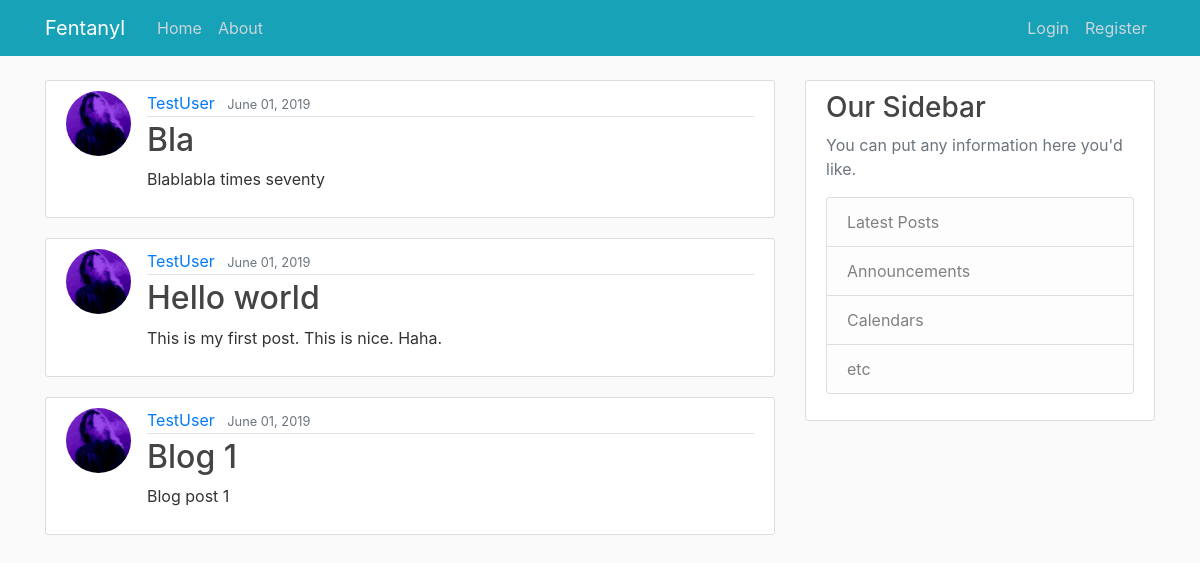
/, run on an earlier commit of the app's database.
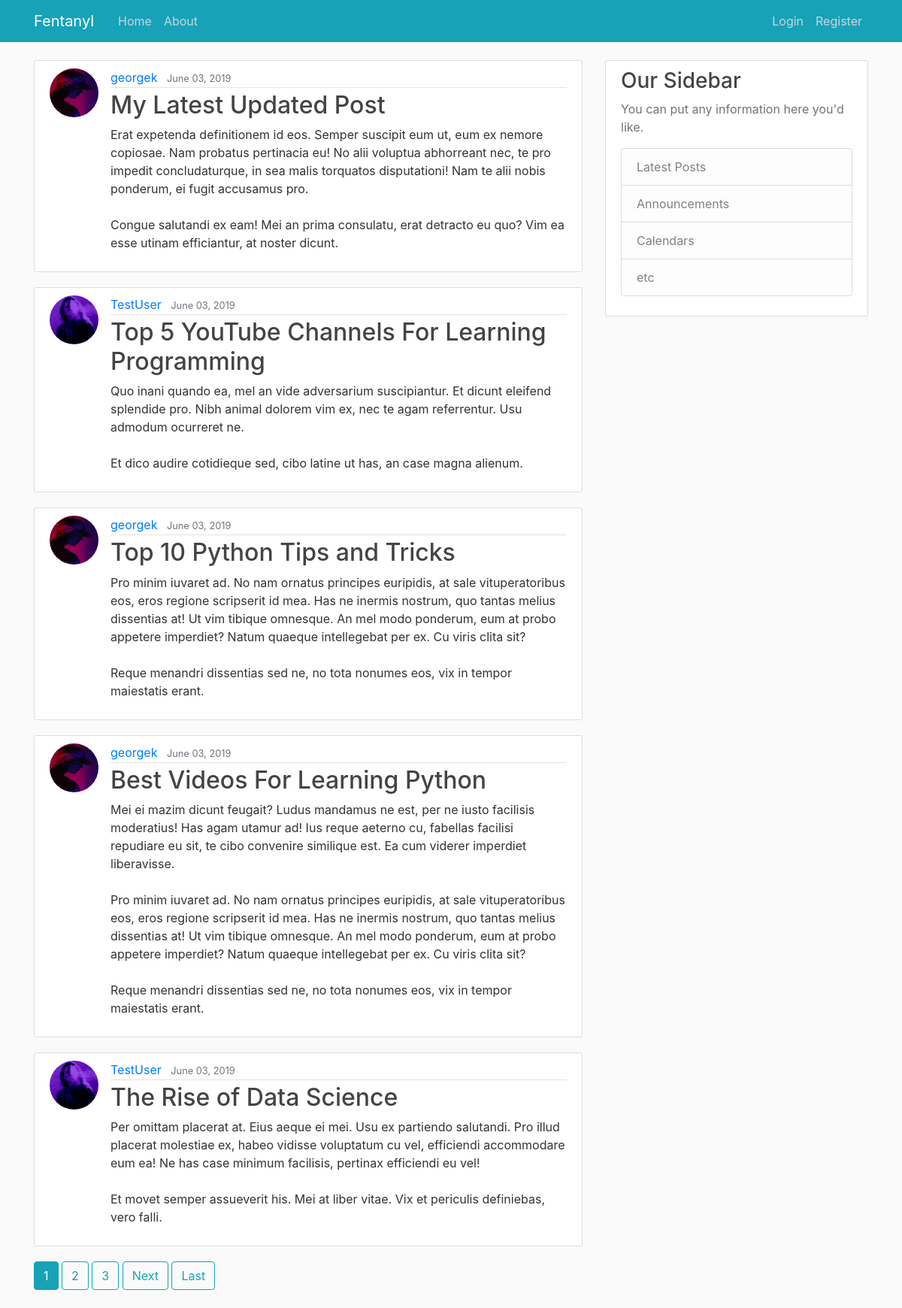
And on a later commit of the database.
### blog/models.py (models this page shows, shortened)
class Post(models.Model):
    title = models.CharField(max_length = 100)
    content = models.TextField()
    date_posted = models.DateTimeField(default = timezone.now)
    author = models.ForeignKey(User, on_delete=models.CASCADE)

### users/models.py (models this page shows, shortened)
class Profile(models.Model):
    user = models.OneToOneField(User, on_delete=models.CASCADE)
    image = models.ImageField(default='default.jpg', upload_to='profile_pics')
    bio = models.TextField()

### blog/views.py (the view)
# urls.py: path('', PostListView.as_view(), name='blog-home'),
class PostListView(ListView):
    model = Post
    template_name = 'blog/home.html' # <app>/<model>_<viewtype>.html
    context_object_name = 'posts'
    ordering = ['-date_posted']
    paginate_by = 5

### blog/templates/blog/home.html (shortened to what this page needs)
{% extends "blog/base.html" %}
{% block content%}
  {% for post in posts %}
    <article class="media content-section">
      <img class = "rounded-circle article-img" src="{{ post.author.profile.image.url }}" alt="">
      <div class="media-body">
        <div class="article-metadata">
          <a class="mr-2" href="#">{{ post.author }}</a>
          <small class="text-muted">{{ post.date_posted|date:"F d, Y" }}</small>
        </div>
        <h2><a class="article-title" href="{% url 'post-detail' post.id %}">{{ post.title }}</a></h2>
        <p class="article-content">{{ post.content }}</p>
      </div>
    </article>
  {% endfor %}
  {% if is_paginated %}
    {% for num in page_obj.paginator.page_range %}
      {% if page_obj.number == num %}
        <a href="?page={{ num }}" class="btn btn-info mb-4">{{ num }}</a>
      {% elif num > page_obj.number|add:'-3' and num < page_obj.number|add:'3' %}
        <a href="?page={{ num }}" class="btn btn-outline-info mb-4">{{ num }}</a>
      {% endif %}
    {% endfor %}
    {% if page_obj.has_next %}
        <a href="?page={{ page_obj.next_page_number }}" class="btn btn-outline-info mb-4">Next</a>
        <a href="?page={{ page_obj.paginator.num_pages }}" class="btn btn-outline-info mb-4">Last</a>
    {% endif %}
  {% endif %}
{% endblock content %}

What changed in the data, as far as the page shows it:
no longer on this page (row unchanged): Post: author.profile.image (picture), author "TestUser", date_posted "June 01, 2019", title "Bla", content "Blablabla times seventy"
no longer on this page (row unchanged): Post: author.profile.image (picture), author "TestUser", date_posted "June 01, 2019", title "Hello world", content "This is my first post. This is nice. Haha."
no longer on this page (row unchanged): Post: author.profile.image (picture), author "TestUser", date_posted "June 01, 2019", title "Blog 1", content "Blog post 1"
added Post: author.profile.image (picture), author "georgek", date_posted "June 03, 2019", title "My Latest Updated Post", content "Erat expetenda definitionem id eos. Semper suscipit eum ut, eum ex nemore copiosae. Nam probatus pertinacia eu! No alii voluptua abhorreant nec, te pro impedit concludaturque, in sea malis torquatos disputationi! Nam te alii nobis ponderum, ei fugit accusamus pro. Congue salutandi ex eam! Mei an prima consulatu, erat detracto eu quo? Vim ea esse utinam efficiantur, at noster dicunt."
added Post: author.profile.image (picture), author "TestUser", date_posted "June 03, 2019", title "Top 5 YouTube Channels For Learning Programming", content "Quo inani quando ea, mel an vide adversarium suscipiantur. Et dicunt eleifend splendide pro. Nibh animal dolorem vim ex, nec te agam referrentur. Usu admodum ocurreret ne. Et dico audire cotidieque sed, cibo latine ut has, an case magna alienum."
added Post: author.profile.image (picture), author "georgek", date_posted "June 03, 2019", title "Top 10 Python Tips and Tricks", content "Pro minim iuvaret ad. No nam ornatus principes euripidis, at sale vituperatoribus eos, eros regione scripserit id mea. Has ne inermis nostrum, quo tantas melius dissentias at! Ut vim tibique omnesque. An mel modo ponderum, eum at probo appetere imperdiet? Natum quaeque intellegebat per ex. Cu viris clita sit? Reque menandri dissentias sed ne, no tota nonumes eos, vix in tempor maiestatis erant."
added Post: author.profile.image (picture), author "georgek", date_posted "June 03, 2019", title "Best Videos For Learning Python", content "Mei ei mazim dicunt feugait? Ludus mandamus ne est, per ne iusto facilisis moderatius! Has agam utamur ad! Ius reque aeterno cu, fabellas facilisi repudiare eu sit, te cibo convenire similique est. Ea cum viderer imperdiet liberavisse. Pro minim iuvaret ad. No nam ornatus principes euripidis, at sale vituperatoribus eos, eros regione scripserit id mea. Has ne inermis nostrum, quo tantas melius dissentias at! Ut vim tibique omnesque. An mel modo ponderum, eum at probo appetere imperdiet? Natum quaeque intellegebat per ex. Cu viris clita sit? Reque menandri dissentias sed ne, no tota nonumes eos, vix in tempor maiestatis erant."
added Post: author.profile.image (picture), author "TestUser", date_posted "June 03, 2019", title "The Rise of Data Science", content "Per omittam placerat at. Eius aeque ei mei. Usu ex partiendo salutandi. Pro illud placerat molestiae ex, habeo vidisse voluptatum cu vel, efficiendi accommodare eum ea! Ne has case minimum facilisis, pertinax efficiendi eu vel! Et movet semper assueverit his. Mei at liber vitae. Vix et periculis definiebas, vero falli."
Also different on the page:
new list line: "1"
new list line: "2"
new list line: "3"
text now shown: "Next Last"
